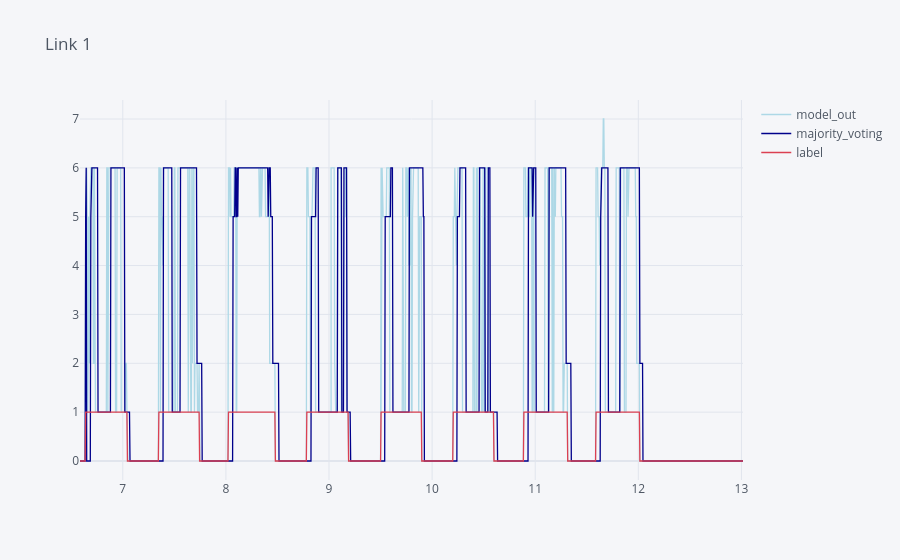

The code cell stored with this chart in its notebook:
### Code cell
# hyperparameters
import pickle, logging
accuracy_metric = Accuracy()

loss_fn = nn.CrossEntropyLoss()
loss_fn = nn.BCEWithLogitsLoss()
#loss_fn = nn.MultiLabelSoftMarginLoss()

lrs = [0.04, 0.002]
lr_threshold = 0.0005
n_epochs = [35, 20]
n = 14  # Window size for majority voting
batch_size = 71
data_name, dof = 'franka_main', 7 #franka_main, ur5
split_rate =0.75
torch.manual_seed(2020)
np.random.seed(2020)
random.seed(2020)
device = torch.device("cuda:0" if torch.cuda.is_available() else "cpu")

if device.type == "cuda":
    print("Using GPU:", torch.cuda.get_device_name())

main_path = os.getcwd().replace('pipelines', '')
dataset_info = {os.getcwd().replace('pipelines', '') + f'/dataset/{data_name}/labeled_data/': dof}
logging.basicConfig(
    level=logging.INFO,  # Set the logging level to INFO
    format='%(asctime)s - %(levelname)s - %(message)s',
    handlers=[
        logging.StreamHandler(),  # Print log to console
        logging.FileHandler(os.getcwd() + f'/trained_models/{data_name}/contact_localization/{data_name}_training_log_batch_size{batch_size}_{time.time()}.txt')#num_layers{num_layers}_hidden_size{hidden_size}.txt')  # Save log to a single file
    ]
)
dict_label = {'link7': 7, 'link6':6, 'link5':5, 'link4':4, 'link3':3, 'link2':2, 'link1':1, 'no_contact': 0}
selected_features = [f'e{i}' for i in range(dof)]#+[ f'de{i}' for i in range(robot_dof)]


for num_layers in [1,2,3]:
    for hidden_size in [32, 64, 128, 256]:
        for seq_num in [30, 50, 80, 100, 150, 200]:
            for gap in [3, 5, 10, 15]:
                # Load the dataset from the file _half_0_75_0_3
                with open(f'{main_path}/dataset/{data_name}/pickleDatasets/{data_name}_feature_e_gap_{gap}_splitRate_{split_rate}_seqNum_{seq_num}.pickle', 'rb') as f:
                    master_dataset = pickle.load(f)

                # Training
                train_dataloader = DataLoader(master_dataset, batch_size=batch_size, shuffle=True)

                # Build the model
                #model_lstmBlock = lstmBlock(num_features_joints=seq_num, num_layers=num_layers, hidden_size=64, dropout=0.2, bidirectional=True)
                model_cnnLSTM = cnnLSTM(num_features_joints=seq_num, num_layers=num_layers, hidden_size=hidden_size, dropout=0.7, bidirectional=True)
                models = [model_cnnLSTM, model_cnnLSTM]
                models_names = ['model_lstmBlock',  'model_cnnLSTM',]
                for model in models:
                    model.to(device)
                    
                for ii in [1]:#range(len(models)):
                    model = models[ii]
                    #model.lstm.flatten_parameters()
                    
                    lr = lrs[ii]
                    logging.info(f'------------  {models_names[ii]} , num_layers = {num_layers}, hidden_size={hidden_size} seq_num = {seq_num}, gap = {gap}, --------------')
                    #  training on source robot
                    #model, loss_seq, lr_seq = train_loop(model, train_datasetloader,selected_features, lr, n_epochs[ii])
                    model.train()
                    # Use Adam optimizer and CrossEntropyLoss as the loss function
                    optimizer = optim.Adam(model.parameters(), lr=lr, weight_decay=1e-5)
                    # Initialize learning rate scheduler
                    scheduler = torch.optim.lr_scheduler.ReduceLROnPlateau(optimizer, mode='min', factor=0.5, patience=1, verbose=True)
                    loss_seq = []
                    lr_seq = []
                    # Training loop
                    for epoch in range(n_epochs[ii]):
                        running_loss = []
                        
                        for X_batch, y_batch in train_dataloader:
                            X_batch, y_batch = X_batch.to(device), y_batch.to(device) # Move data to device
                            mask = y_batch != 0
                            X_batch = X_batch[mask]
                            y_batch = y_batch[mask]
                            if y_batch.shape[0]>0:
                                optimizer.zero_grad()
                                y_pred = model(X_batch)
                                y_batch = create_hierarchical_labels(y_batch, dof)
                                loss = loss_fn(y_pred, y_batch)            
                                loss.backward()
                                optimizer.step()
                                running_loss.append(loss.cpu().detach().numpy())

                        avg_loss = np.mean(running_loss)
                        #print(f"Epoch: {epoch + 1}/{n_epochs} - learning rate: {optimizer.param_groups[0]['lr']:.5f}, classification loss: {avg_loss:.4f}")
                        # Update the scheduler with the average loss
                        scheduler.step(avg_loss)
                        current_lr = optimizer.param_groups[0]['lr']
                        if current_lr < lr_threshold:
                            print(f"Learning rate has dropped below the threshold of {lr_threshold}. Stopping training.")
                            break
                        loss_seq.append(avg_loss)
                        lr_seq.append(current_lr)
                        if avg_loss < 0.08:
                            print('early stopping <0.08!')
                            break
                    #logging.info(f'loss = {loss_seq}')
                    #logging.info(f'lr = {lr_seq}')
                    model.eval()
                    os.makedirs(f'{main_path}/pipelines/trained_models/{data_name}/contact_localization/{batch_size}/', exist_ok=True)
                    accuracies = []
                    # Loop through each dataset path and corresponding dof
                    for data_path, dof in dataset_info.items():
                        # Load the dataset for testing
                        testing_datasets = LoadDatasets(data_path, dict_label)
                        test_datasetloader = DataLoader(testing_datasets, batch_size=1, shuffle=False)
                        
                        for trial_dataset_path, label in test_datasetloader:
                            if 'link1' in trial_dataset_path[0]:
                                # Load the dataset for the specific trial
                                data = LoadSeqDataset(file_path=trial_dataset_path[0], label=label[0], 
                                                    selected_features=selected_features, seq_num=seq_num, gap=1)
                                data.sequences = data.sequences[len(data)//2:-1]
                                # Initialize an empty dataframe if not done before
                                df = pd.DataFrame(columns=["time", "label", "model_out", "probability", "majority_voting"])

                                # Create a DataLoader for this specific trial data
                                test_loader = DataLoader(data, batch_size=len(data), shuffle=False)

                                # Iterate through the DataLoader to make predictions
                                for batch_idx, (seqs, labels) in enumerate(test_loader):
                                    seqs = seqs.float().to(device)  # Convert sequences to float and move to device

                                    # Perform the prediction without gradient computation
                                    with torch.no_grad():
                                        predictions = model(seqs)
                                        predictions = torch.argmax(predictions, dim=1) + 1

                                    # Fill the dataframe with the results
                                    df['time'] = data.data.time[len(data.data.time)-len(data)-1:-1]
                                    df['label'] = labels.cpu().numpy()  # Convert label to numpy
                                    df['model_out'] = predictions.cpu().detach().numpy()  # Convert predictions to numpy
                                    mask = df.label == 0
                                    df.model_out[mask]= 0
                                    df['majority_voting'] = majority_voting_last_n(df['model_out'], n)

                                # Plotting using Plotly (assuming you have plotly installed)
                                df.iplot(x='time', y=['model_out', 'majority_voting', 'label'], colors=[ 'lightblue', 'darkblue', 'red'], title='Link ' + str(labels.max().item()))
                                accuracy_metric.update(torch.tensor(df['majority_voting'].values), torch.tensor(df['label'].values))
                                accuracy = accuracy_metric.compute()
                                accuracies.append(accuracy.item()*100)
                                accuracy_metric.reset()

                                '''confmat = ConfusionMatrix(task="multiclass", num_classes=dof+1)
                                cm = confmat(torch.tensor(df['majority_voting'].values), torch.tensor(df['label'].values))
                                logging.info(f'\n{cm}')'''
                                break
                        logging.info(f'Accuracy on the test data = {accuracies}')
                        torch.save(model.state_dict(), f'{main_path}/pipelines/trained_models/{data_name}/contact_localization/{batch_size}/numLayer{num_layers}_hiddenSize{hidden_size}_seq_num{seq_num}_gap{gap}_accuracy{accuracies[0]:.2f}')
                        break 
                    break
                break
            break
        break
    break

### Figure 1 — Plotly figure (JSON) as saved in the notebook; plotly's stock layout.template omitted (floating-point values rounded to 4 significant figures; data arrays with more than 128 entries replaced by an {"elided": "..."} marker saying what was removed)
{"data": [{"line": {"color": "rgba(173, 216, 230, 1.0)", "dash": "solid", "shape": "linear", "width": 1.3}, "mode": "lines", "name": "model_out", "text": "", "type": "scatter", "x": {"elided": "1287 float values"}, "y": {"elided": "1287 int values"}}, {"line": {"color": "rgba(0, 0, 139, 1.0)", "dash": "solid", "shape": "linear", "width": 1.3}, "mode": "lines", "name": "majority_voting", "text": "", "type": "scatter", "x": {"elided": "1287 float values"}, "y": {"elided": "1287 int values"}}, {"line": {"color": "rgba(219, 64, 82, 1.0)", "dash": "solid", "shape": "linear", "width": 1.3}, "mode": "lines", "name": "label", "text": "", "type": "scatter", "x": {"elided": "1287 float values"}, "y": {"elided": "1287 int values"}}], "layout": {"legend": {"bgcolor": "#F5F6F9", "font": {"color": "#4D5663"}}, "paper_bgcolor": "#F5F6F9", "plot_bgcolor": "#F5F6F9", "title": {"font": {"color": "#4D5663"}, "text": "Link 1"}, "xaxis": {"gridcolor": "#E1E5ED", "showgrid": true, "tickfont": {"color": "#4D5663"}, "title": {"font": {"color": "#4D5663"}, "text": ""}, "zerolinecolor": "#E1E5ED"}, "yaxis": {"gridcolor": "#E1E5ED", "showgrid": true, "tickfont": {"color": "#4D5663"}, "title": {"font": {"color": "#4D5663"}, "text": ""}, "zerolinecolor": "#E1E5ED"}}}
